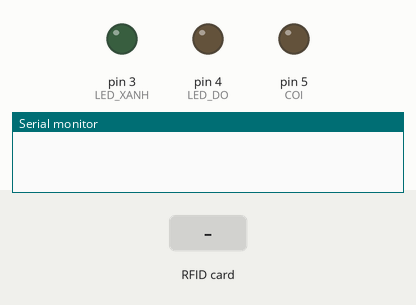
This sketch was run on a simulated Arduino Uno, built with avr-gcc and run on an emulated ATmega328P. Parts: output pins drawn as LEDs (lit = HIGH), the last lines printed to the serial monitor. Dashed ring = blinking. The inputs (shaded band) are chosen by the test bench. Pins used as bus, display or sensor lines are not drawn.

Above: at 1.2 s.
1.3 s: RFID card 5E 7A 19 C4 held to the reader
At 1.55 s:
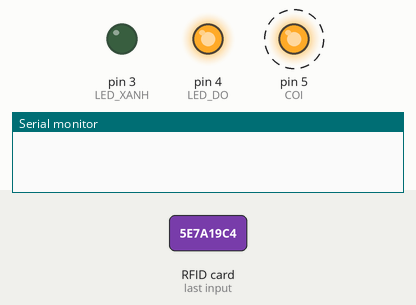
4.3 s: RFID card 43 BE 7A 0C held to the reader
At 4.46 s:
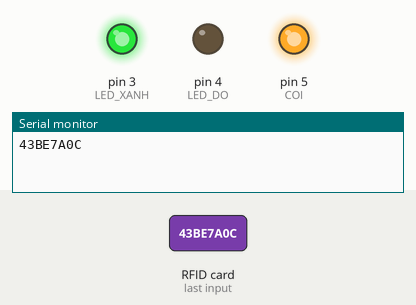
6.1 s: RFID card 63 B0 53 05 held to the reader
At 6.7 s:
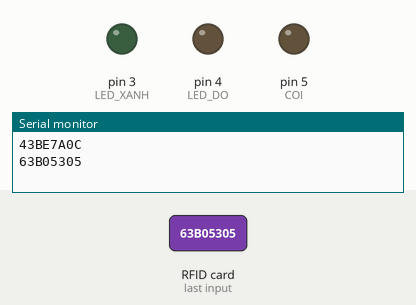
Timing chart, 0 to 9.1 s (numbered marks = the images above; inputs shaded):
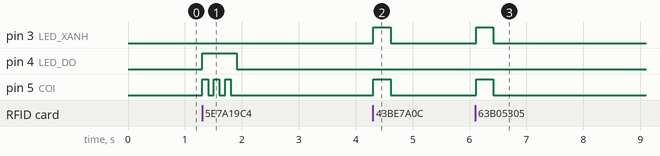

The sketch:

RFID.ino
```cpp
#include <SPI.h>
#include <MFRC522.h>

#define SS_PIN 10
#define RST_PIN 9
#define LED_XANH 3
#define LED_DO   4
#define COI      5

MFRC522 mfrc522(SS_PIN, RST_PIN);

// UID hợp lệ
byte dsUID[][4] = {
  {0x43, 0xBE, 0x7A, 0x0C},
  {0x63, 0xB0, 0x53, 0x05},
  {0x0D, 0x47, 0x56, 0x05},
  {0xEE, 0x81, 0x56, 0x05},
  {0xA1, 0xDA, 0x54, 0x05},
  {0xB1, 0x24, 0x55, 0x05}
};

const int soThe = sizeof(dsUID) / sizeof(dsUID[0]);

void setup() {
  Serial.begin(9600);
  SPI.begin();
  mfrc522.PCD_Init();
  pinMode(LED_XANH, OUTPUT);
  pinMode(LED_DO, OUTPUT);
  pinMode(COI, OUTPUT);
}

void loop() {
  if (!mfrc522.PICC_IsNewCardPresent() || !mfrc522.PICC_ReadCardSerial()) return;

  byte* uid = mfrc522.uid.uidByte;
  byte uidSize = mfrc522.uid.size;

  bool hopLe = false;
  for (int i = 0; i < soThe; i++) {
    bool match = true;
    for (int j = 0; j < uidSize; j++) {
      if (uid[j] != dsUID[i][j]) {
        match = false;
        break;
      }
    }
    if (match) {
      hopLe = true;
      break;
    }
  }

  if (hopLe) {
    // Gửi UID về PC (chuỗi HEX)
    for (byte i = 0; i < uidSize; i++) {
      if (uid[i] < 0x10) Serial.print("0");  // In đủ 2 ký tự HEX
      Serial.print(uid[i], HEX);
    }
    Serial.println(); // Xuống dòng để PC dễ đọc

    // Phản hồi đèn còi
    digitalWrite(LED_XANH, HIGH);
    digitalWrite(COI, HIGH);
    delay(300);
    digitalWrite(COI, LOW);
    digitalWrite(LED_XANH, LOW);
  } else {
    // Thẻ không hợp lệ
    digitalWrite(LED_DO, HIGH);
    for (int i = 0; i < 3; i++) {
      digitalWrite(COI, HIGH);
      delay(100);
      digitalWrite(COI, LOW);
      delay(100);
    }
    digitalWrite(LED_DO, LOW);
  }

  mfrc522.PICC_HaltA();
  delay(1000);
}
```

Measured:
- after the input at 1.3 s, pin 4 (LED_DO): LOW → HIGH at once, → LOW 0.60 s later; pin 5 (COI): alternates HIGH for 0.10 s and LOW for 0.10 s, 6 changes in all, then stays LOW, starting at once
- after the input at 4.3 s, pin 3 (LED_XANH), pin 5 (COI): LOW → HIGH at once, → LOW 0.30 s later
- after the input at 6.1 s, pin 3 (LED_XANH), pin 5 (COI): LOW → HIGH at once, → LOW 0.30 s later
